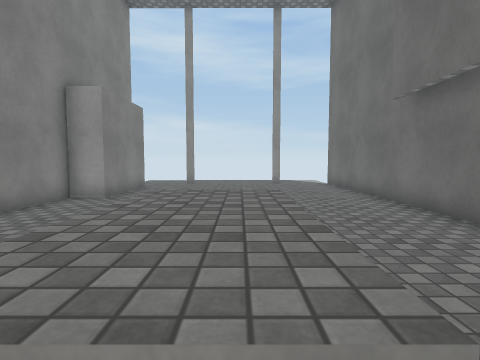
view 1 (above)

13 first-person views from a walk through a Unity game level. The camera is 1.2 m above the floor, tilts 4° down and sees 80° across. The floor is counted in squares, 1 m on a side. Each view is taken from the middle of a square. On the plan, view 1 faces up. The plan holds only what a view shows up to about 13 squares ahead; the rest is blank. Surface patterns are stand-ins for the level's own textures.

view 2
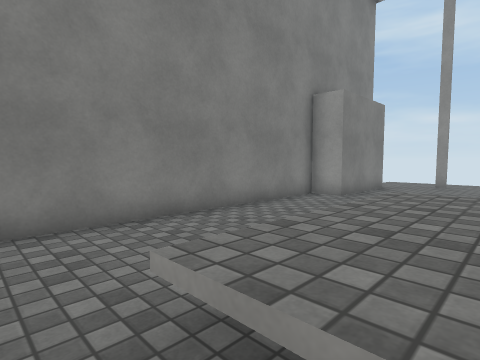

view 3
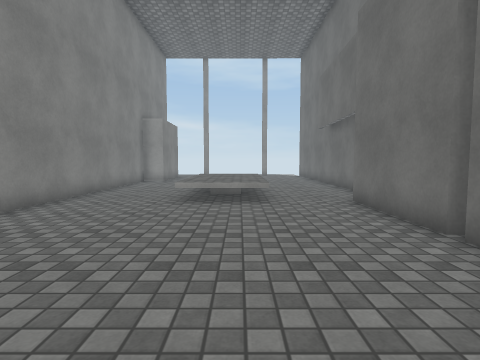

view 4
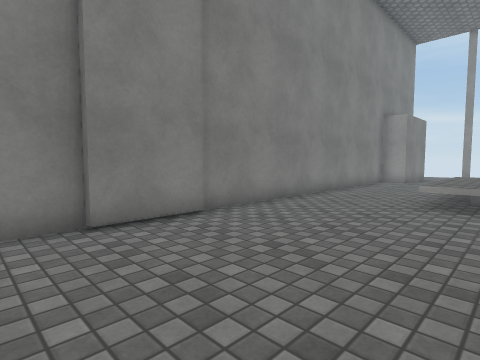

view 5
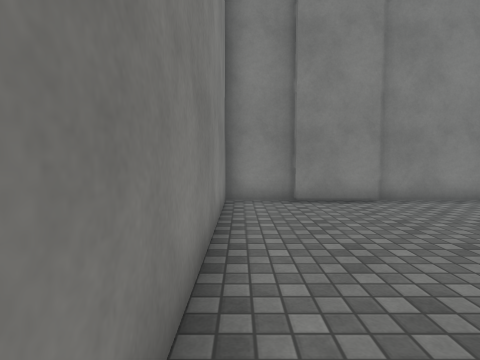

view 6
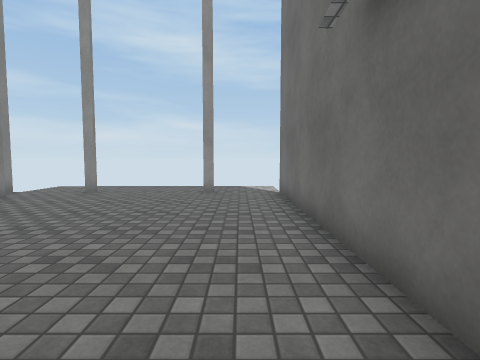

view 7
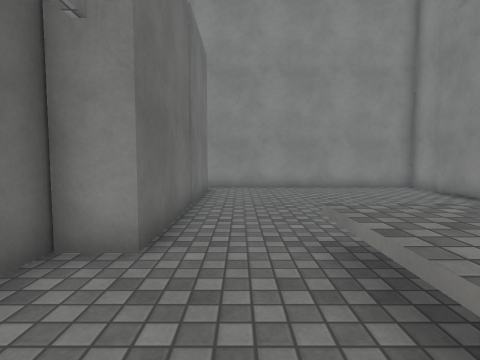

view 8
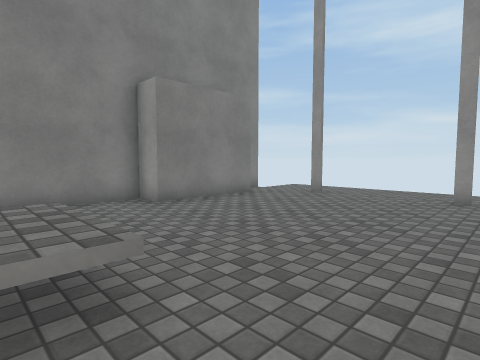

view 9
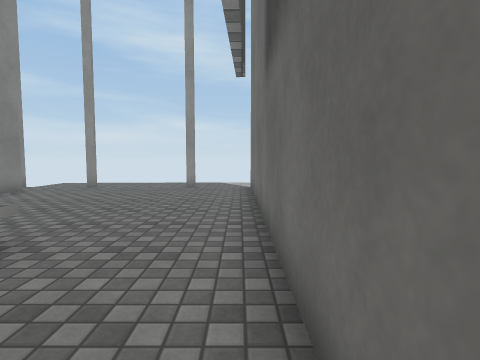

view 10
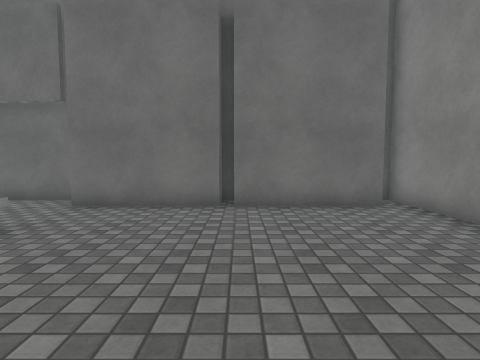

view 11
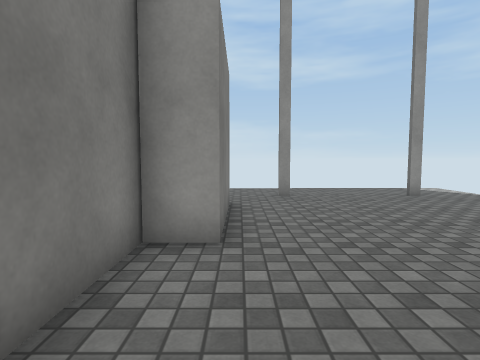

view 12
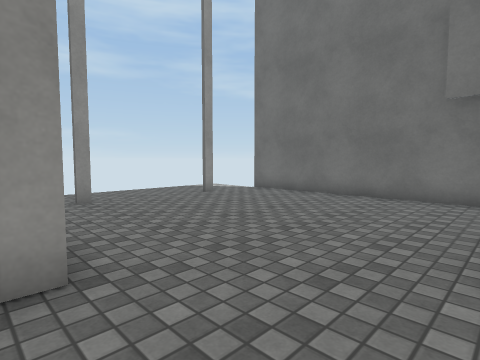

view 13
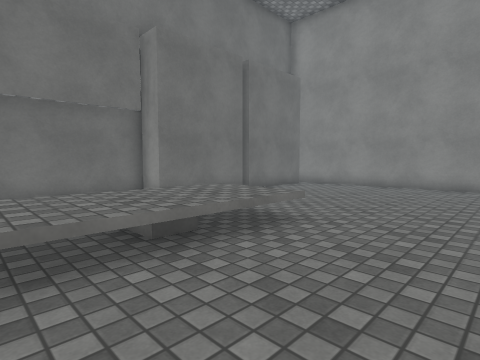

### Floor plan
Key: @ floor where view 1 was taken; # wall or solid block; . floor; ^ raised ledge.
Columns run from 6 left of view 1 to 5 right of it. Each row starts with its distance up from view 1.
 17  ..........
 16  ..........
 15  .......#..
 14 #..........#
 13 ##.........#
 12  ##........#
 11   #........#
 10   #........#
  9 ###........#
  8 #..........#
  7 #..........#
  6 #...^^^^...#
  5 #...^^^^...#
  4 #...^^^^...#
  3 #...^^^^...#
  2 #...^^^^...#
  1 #...^^^^.###
  0 #.....@..#
 -1 #........#
 -2 #........#
 -3 ##.......##
 -4 ##.......#
 -5 ##.......#
 -6 #........##
 -7 #.........#
 -8 ###########

Positions as (right, up) in squares from view 1, and headings:
1: (0, 0), facing up
2: (0, 0), facing up-left
3: (0, -7), facing up
4: (0, -7), facing up-left
5: (3, -7), facing left
6: (3, 4), facing up
7: (2, 5), facing down
8: (3, 5), facing up-left
9: (4, 2), facing up
10: (-4, -3), facing right
11: (-4, 5), facing up
12: (-5, 6), facing up-right
13: (-5, 6), facing down-right
